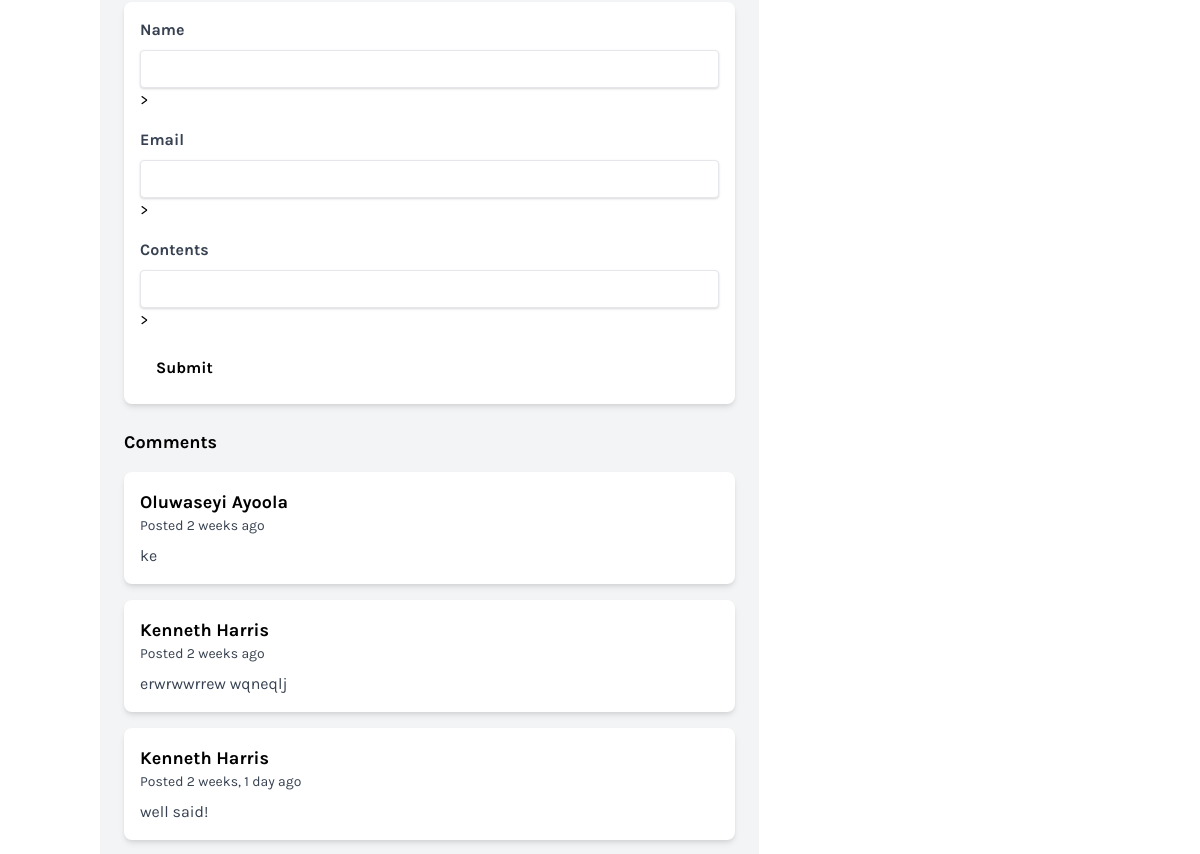
The page /top-10-must-watch-anime-for-beginners/ (middle part) on the database as committed earlier.
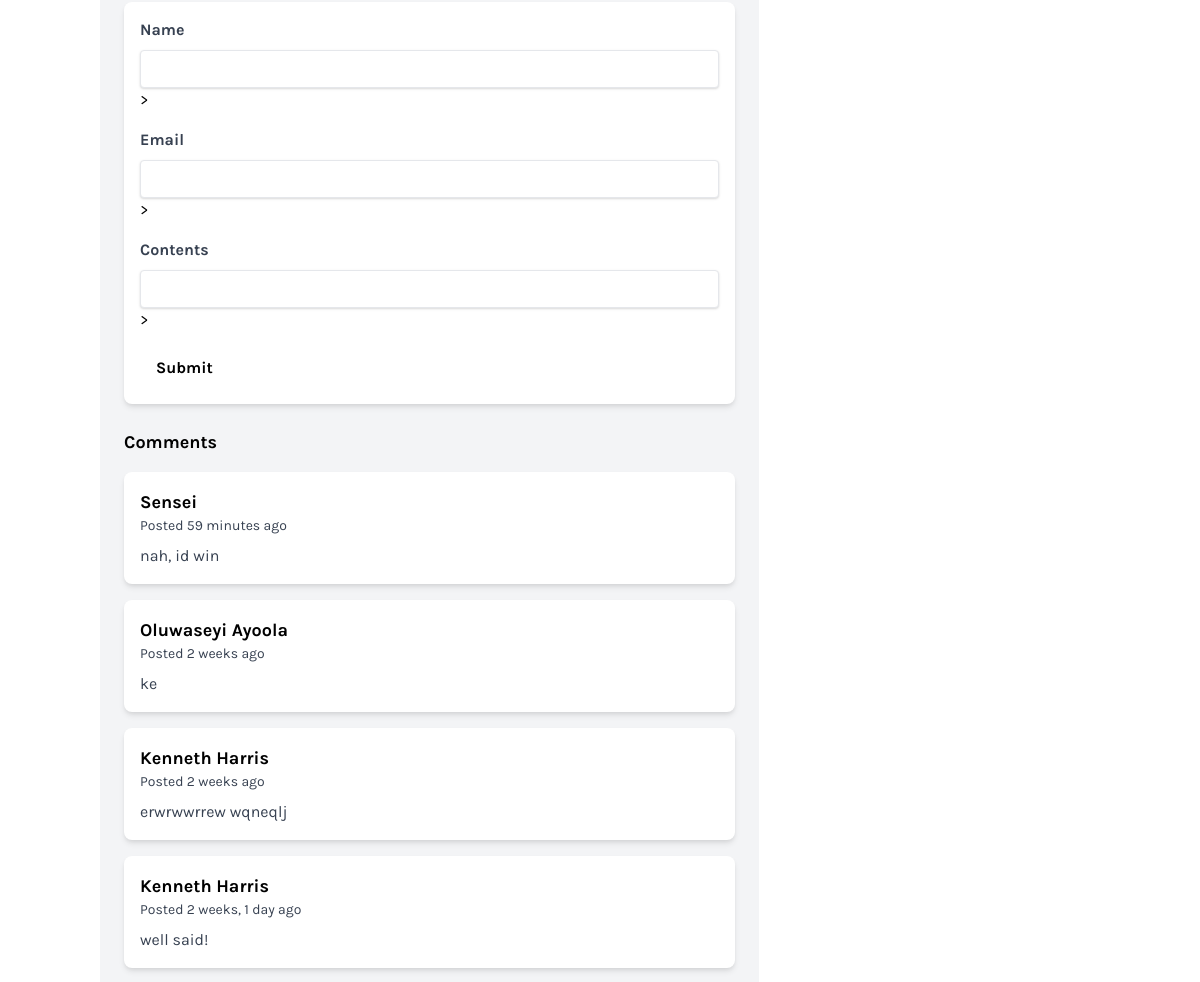
The same page on the database as committed later.
### blog/models.py (models this page shows, shortened)
class Comment(models.Model):
    post = models.ForeignKey(Post, related_name="comments", on_delete=models.CASCADE)
    name = models.CharField(max_length=255)
    email = models.EmailField(default="")
    contents = models.TextField()
    created_at = models.DateTimeField(auto_now_add=True)
    updated_at = models.DateTimeField(auto_now=True)
    class Meta:
        ordering = ["-created_at",]

### blog/views.py (the view)
# urls.py: path('<slug:slug>/', post_detail, name='post_detail'),
def post_detail(request, slug):
    post = Post.objects.get(slug=slug, status=Post.ACTIVE)
    categories = Category.objects.all()
    if request.method == 'POST':
        form = CommentForm(request.POST)
        if form.is_valid():
            obj = form.save(commit=False)
            obj.post = post
            obj.save()
            return redirect('post_detail', slug=post.slug)
    else:
        form = CommentForm()
    context = {
        'post': post,
        'form': form,
        'categories': categories
    }
    return render(request, 'post_detail.html', context)

### blog/forms.py
class CommentForm(ModelForm):
    class Meta:
        model = Comment
        fields = ['name', 'email', 'contents']

### templates/post_detail.html (shortened to what this page needs)
{% extends 'base.html' %}
{% block content %}
{% load markdown_deux_tags %}
<section class="w-full md:w-2/3 flex flex-col items-center px-3">
        <div class="container mx-auto">
            <div class="bg-gray-100 p-6">
                <form class="bg-white p-4 rounded-lg shadow-md mb-6" action="{% url 'post_detail' post.slug %}" method="post">
                    {% for field in form %}
                        <div class="mb-4">
                            <label class="block text-gray-700 font-bold mb-2" for="name">{{ field.label }}</label>
                            <input type="{{ field.field.widget.input_type }}" class="shadow appearance-none border rounded w-full py-2 px-3 text-gray-700 leading-tight focus:outline-none focus:shadow-outline" {{ field }} >
                        </div>
                    {% endfor %}
                    <button
                        class="bg-cyan-500 hover:bg-cyan-700 text-gray font-bold py-2 px-4 rounded focus:outline-none focus:shadow-outline"
                        type="submit">
                        Submit
                    </button>
                </form>
                <h2 class="text-lg font-bold mb-4">Comments</h2>
                <div class="flex flex-col space-y-4">
                    {% for comment in post.comments.all %}
                        <div class="bg-white p-4 rounded-lg shadow-md">
                            <h3 class="text-lg font-bold">{{ comment.name }}</h3>
                            <p class="text-gray-700 text-sm mb-2">Posted {{ comment.created_at | timesince }} ago</p>
                            <p class="text-gray-700">{{ comment.contents }}</p>
                        </div>
                    {% endfor %}
                </div>
            </div>
        </div>
</section>
{% endblock %}

Rows that differ between the two databases and show on the page:
added Comment: name "Sensei", created_at "59 minutes", contents "nah, id win"
